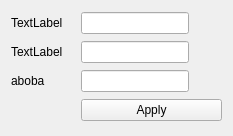
<?xml version="1.0" encoding="UTF-8"?>
<ui version="4.0">
 <class>Settings</class>
 <widget class="QWidget" name="Settings">
  <property name="geometry">
   <rect>
    <x>0</x>
    <y>0</y>
    <width>233</width>
    <height>136</height>
   </rect>
  </property>
  <property name="windowTitle">
   <string>parameters</string>
  </property>
  <layout class="QGridLayout" name="gridLayout">
   <item row="3" column="1">
    <widget class="QLineEdit" name="lineEdit_3">
     <property name="sizePolicy">
      <sizepolicy hsizetype="Fixed" vsizetype="Fixed">
       <horstretch>0</horstretch>
       <verstretch>0</verstretch>
      </sizepolicy>
     </property>
    </widget>
   </item>
   <item row="3" column="0">
    <widget class="QLabel" name="label_3">
     <property name="text">
      <string>aboba</string>
     </property>
    </widget>
   </item>
   <item row="1" column="0">
    <widget class="QLabel" name="label_2">
     <property name="sizePolicy">
      <sizepolicy hsizetype="Expanding" vsizetype="Preferred">
       <horstretch>0</horstretch>
       <verstretch>0</verstretch>
      </sizepolicy>
     </property>
     <property name="text">
      <string>TextLabel</string>
     </property>
    </widget>
   </item>
   <item row="0" column="1">
    <widget class="QLineEdit" name="lineEdit">
     <property name="sizePolicy">
      <sizepolicy hsizetype="Fixed" vsizetype="Fixed">
       <horstretch>0</horstretch>
       <verstretch>0</verstretch>
      </sizepolicy>
     </property>
    </widget>
   </item>
   <item row="0" column="0">
    <widget class="QLabel" name="label">
     <property name="sizePolicy">
      <sizepolicy hsizetype="Expanding" vsizetype="Preferred">
       <horstretch>0</horstretch>
       <verstretch>0</verstretch>
      </sizepolicy>
     </property>
     <property name="text">
      <string>TextLabel</string>
     </property>
    </widget>
   </item>
   <item row="1" column="1">
    <widget class="QLineEdit" name="lineEdit_2">
     <property name="sizePolicy">
      <sizepolicy hsizetype="Fixed" vsizetype="Fixed">
       <horstretch>0</horstretch>
       <verstretch>0</verstretch>
      </sizepolicy>
     </property>
    </widget>
   </item>
   <item row="4" column="1">
    <widget class="QPushButton" name="pushButton">
     <property name="sizePolicy">
      <sizepolicy hsizetype="Fixed" vsizetype="Fixed">
       <horstretch>0</horstretch>
       <verstretch>0</verstretch>
      </sizepolicy>
     </property>
     <property name="minimumSize">
      <size>
       <width>141</width>
       <height>0</height>
      </size>
     </property>
     <property name="text">
      <string>Apply</string>
     </property>
    </widget>
   </item>
   <item row="4" column="0">
    <widget class="QLabel" name="label_4">
     <property name="text">
      <string/>
     </property>
    </widget>
   </item>
  </layout>
 </widget>
 <resources/>
 <connections/>
</ui>
